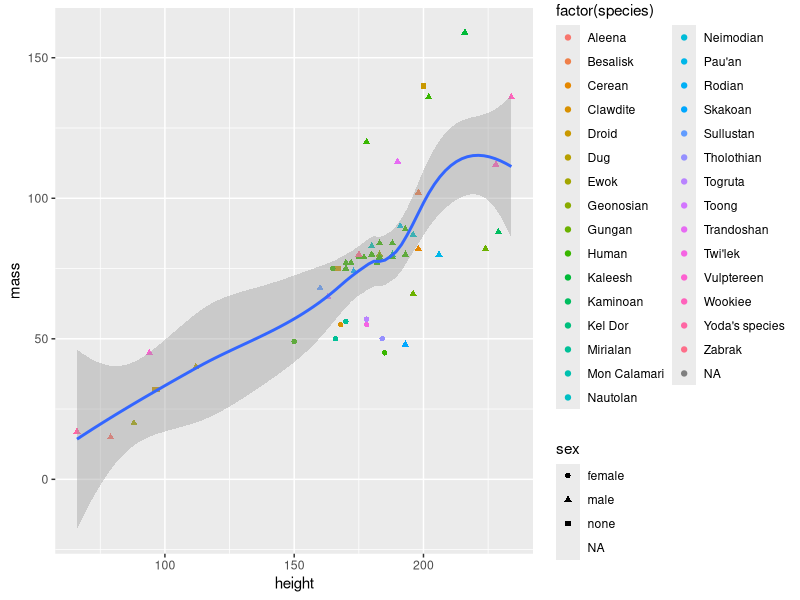
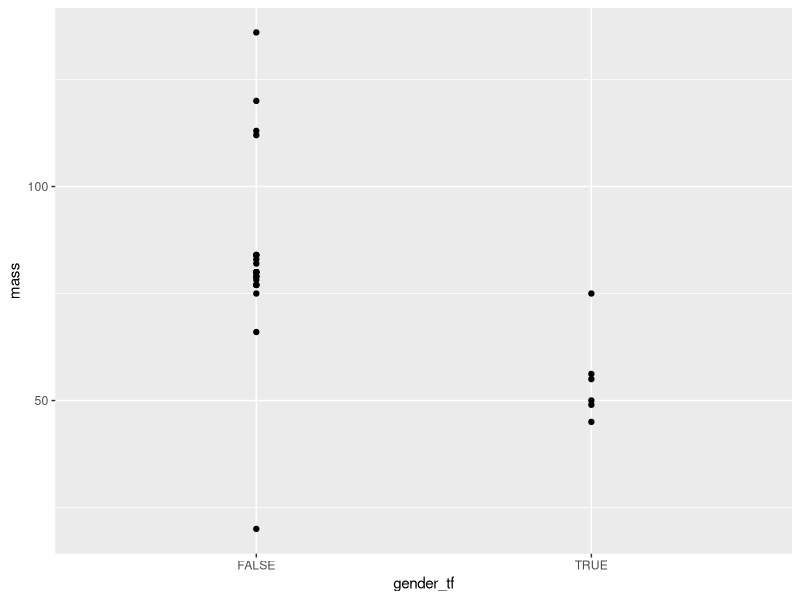

R code for these plots, in order:
## ---- chunk 1

library(tidyverse)
library(lubridate)
library(lme4)
library(car)

## ---- chunk 2
sw <- starwars
## ---- chunk 3
# loading in starwars dataset, filtering out an outlier (Jabba the Hutt)
cleanstar <- starwars |>
  filter(mass<1000)

# creating model for height as a factor of sex and mass, accounting for species
star_gamma <- lmer(
  height ~  sex * mass + (1 | species),
  data = cleanstar)
anovagamma <- Anova(star_gamma)
anovagamma
# This analysis included a non-Gaussian mixed model with random effects
## ---- chunk 4
height_mass_sex_spp <- ggplot(data = cleanstar) +
  aes(x = height, y = mass) +
  #theme(axis.text.x = element_text(angle = 90, vjust = 0.5, hjust=1)) +
  geom_point(mapping = aes(
    color = factor(species),
    shape = sex
  )) + geom_smooth()

height_mass_sex_spp

## ---- chunk 5
# adding a column to create a binary for if an individual is or isn't feminine
cleanstar <- cleanstar |> mutate(
    gender_tf = gender == "feminine"
) |> na.omit()

# cat y, cont x

star_cat_cont <- glm(
  gender_tf ~ height,
  data = cleanstar,
  family = binomial(link="logit")
)
Anova(star_cat_cont)

## ---- chunk 6

star_cat_cont_plot <- ggplot(
    data = cleanstar,
    mapping = aes(
        x = gender_tf,
        y = mass
    )
) + geom_point() + geom_smooth(
    method = "glm",
    method.args = list(family = "binomial")
)

star_cat_cont_plot
